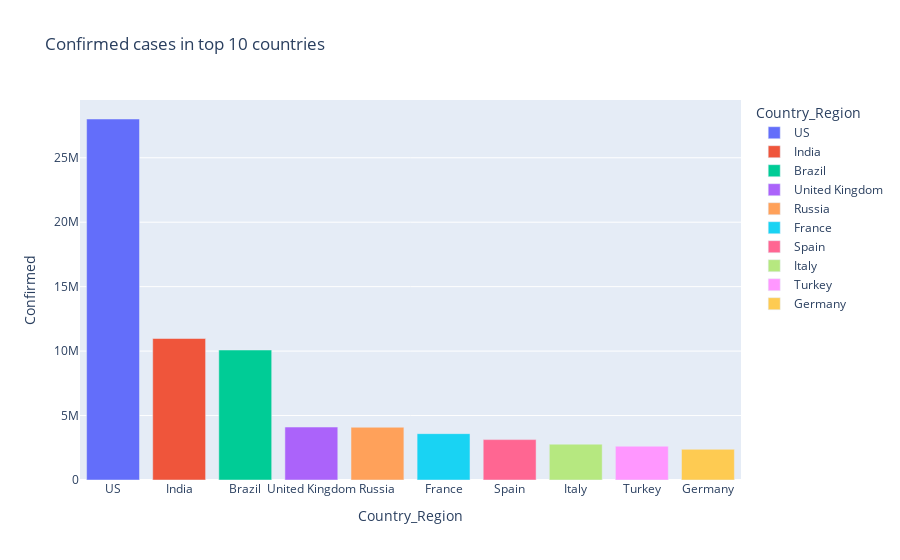

Notebook code cell kept with this figure:
### Code cell
px.bar(Sorted_country_df.head(10),x = "Country_Region",y="Confirmed",color ="Country_Region" ,title="Confirmed cases in top 10 countries")

### Figure 1 — Plotly figure (JSON) as saved in the notebook; plotly's stock layout.template omitted (floating-point values rounded to 4 significant figures)
{"data": [{"alignmentgroup": "True", "hovertemplate": "Country_Region=%{x}<br>Confirmed=%{y}<extra></extra>", "legendgroup": "US", "marker": {"color": "#636efa"}, "name": "US", "offsetgroup": "US", "orientation": "v", "showlegend": true, "textposition": "auto", "type": "bar", "x": ["US"], "xaxis": "x", "y": [28006095], "yaxis": "y"}, {"alignmentgroup": "True", "hovertemplate": "Country_Region=%{x}<br>Confirmed=%{y}<extra></extra>", "legendgroup": "India", "marker": {"color": "#EF553B"}, "name": "India", "offsetgroup": "India", "orientation": "v", "showlegend": true, "textposition": "auto", "type": "bar", "x": ["India"], "xaxis": "x", "y": [10977387], "yaxis": "y"}, {"alignmentgroup": "True", "hovertemplate": "Country_Region=%{x}<br>Confirmed=%{y}<extra></extra>", "legendgroup": "Brazil", "marker": {"color": "#00cc96"}, "name": "Brazil", "offsetgroup": "Brazil", "orientation": "v", "showlegend": true, "textposition": "auto", "type": "bar", "x": ["Brazil"], "xaxis": "x", "y": [10084208], "yaxis": "y"}, {"alignmentgroup": "True", "hovertemplate": "Country_Region=%{x}<br>Confirmed=%{y}<extra></extra>", "legendgroup": "United Kingdom", "marker": {"color": "#ab63fa"}, "name": "United Kingdom", "offsetgroup": "United Kingdom", "orientation": "v", "showlegend": true, "textposition": "auto", "type": "bar", "x": ["United Kingdom"], "xaxis": "x", "y": [4107286], "yaxis": "y"}, {"alignmentgroup": "True", "hovertemplate": "Country_Region=%{x}<br>Confirmed=%{y}<extra></extra>", "legendgroup": "Russia", "marker": {"color": "#FFA15A"}, "name": "Russia", "offsetgroup": "Russia", "orientation": "v", "showlegend": true, "textposition": "auto", "type": "bar", "x": ["Russia"], "xaxis": "x", "y": [4092649], "yaxis": "y"}, {"alignmentgroup": "True", "hovertemplate": "Country_Region=%{x}<br>Confirmed=%{y}<extra></extra>", "legendgroup": "France", "marker": {"color": "#19d3f3"}, "name": "France", "offsetgroup": "France", "orientation": "v", "showlegend": true, "textposition": "auto", "type": "bar", "x": ["France"], "xaxis": "x", "y": [3596167], "yaxis": "y"}, {"alignmentgroup": "True", "hovertemplate": "Country_Region=%{x}<br>Confirmed=%{y}<extra></extra>", "legendgroup": "Spain", "marker": {"color": "#FF6692"}, "name": "Spain", "offsetgroup": "Spain", "orientation": "v", "showlegend": true, "textposition": "auto", "type": "bar", "x": ["Spain"], "xaxis": "x", "y": [3133122], "yaxis": "y"}, {"alignmentgroup": "True", "hovertemplate": "Country_Region=%{x}<br>Confirmed=%{y}<extra></extra>", "legendgroup": "Italy", "marker": {"color": "#B6E880"}, "name": "Italy", "offsetgroup": "Italy", "orientation": "v", "showlegend": true, "textposition": "auto", "type": "bar", "x": ["Italy"], "xaxis": "x", "y": [2780882], "yaxis": "y"}, {"alignmentgroup": "True", "hovertemplate": "Country_Region=%{x}<br>Confirmed=%{y}<extra></extra>", "legendgroup": "Turkey", "marker": {"color": "#FF97FF"}, "name": "Turkey", "offsetgroup": "Turkey", "orientation": "v", "showlegend": true, "textposition": "auto", "type": "bar", "x": ["Turkey"], "xaxis": "x", "y": [2624019], "yaxis": "y"}, {"alignmentgroup": "True", "hovertemplate": "Country_Region=%{x}<br>Confirmed=%{y}<extra></extra>", "legendgroup": "Germany", "marker": {"color": "#FECB52"}, "name": "Germany", "offsetgroup": "Germany", "orientation": "v", "showlegend": true, "textposition": "auto", "type": "bar", "x": ["Germany"], "xaxis": "x", "y": [2381259], "yaxis": "y"}], "layout": {"barmode": "relative", "legend": {"title": {"text": "Country_Region"}, "tracegroupgap": 0}, "title": {"text": "Confirmed cases in top 10 countries"}, "xaxis": {"anchor": "y", "categoryarray": ["US", "India", "Brazil", "United Kingdom", "Russia", "France", "Spain", "Italy", "Turkey", "Germany"], "categoryorder": "array", "domain": [0, 1], "title": {"text": "Country_Region"}}, "yaxis": {"anchor": "x", "domain": [0, 1], "title": {"text": "Confirmed"}}}}
